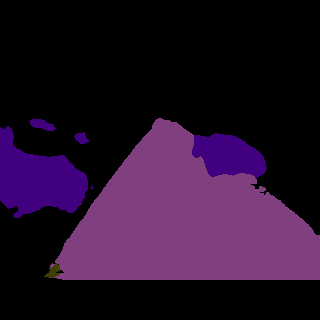
#> input picture src/team503/scripts/1.png, 320 x 320 px
$ python -i SegPro_3.py   (imports and definitions only)   (older library calls are emulated)
#> lines starting #> are read from the running program, lines starting #| are printed output that depends on the picture; after the words box and inside, x2 and y2 are one past the last pixel; in counts of white or black regions, pixels touching at a corner belong together
### src/team503/scripts/LineIterator.py
#!/usr/bin/env python3

import numpy as np
from skimage.draw import line
# being start and end two points (x1,y1), (x2,y2)
def get_line_cor(start, end):
    # print(img.shape)
    discrete_line = np.array(list(zip(*line(*start, *end))))
    return discrete_line

# [72 lines left out: function createLineIterator, not called in this run]

### src/team503/scripts/unUsed-IGuess/SegPro_3.py
#!/usr/bin/env python3
import cv2
import numpy as np


# from scipy import signal
from LineIterator import get_line_cor
import rospkg
# [1 line that did not run here, left out]
# [1 line that did not run here, left out]

# [12 lines of commented-out code are left out]


def dynamic_speed(angle):
    return 65 - (abs(angle) * 2.5)

IMAGE_H = 160
IMAGE_W = 320

src = np.float32([[0, IMAGE_H], [IMAGE_W, IMAGE_H], [0, 0], [IMAGE_W, 0]])
dst = np.float32([[135, IMAGE_H], [185, IMAGE_H], [0 - 20, 0], [IMAGE_W + 20, 0]])
M = cv2.getPerspectiveTransform(src, dst) # The transformation matrix
# [5 lines left out: function get_bird_view, not called in this run]
    # return cv2.resize(warped_img, (IMAGE_W * 2, IMAGE_H * 2))

car_color = (143, 0, 0)
truck_color = (69, 0, 0)
rock_color = (180,130,70)
# [14 lines left out: function get_car_mask, not called in this run]

road_color = (128, 64, 128)
# [6 lines left out: function get_road_mask, not called in this run]


def get_roi():
    black = np.zeros([240, 320],dtype=np.uint8)
    pts = np.array([[0,40],[100,40],[120,100],[0, 150]], np.int32)
    cv2.fillPoly(black, [pts], 255)
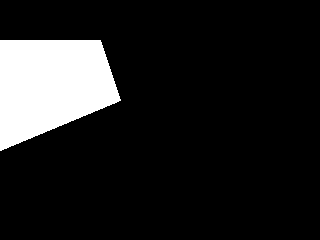
#> black: shape (240, 320); 12.8% white; 1 white region, box (x1, y1, x2, y2) and area: (0, 40, 121, 151) 9801
    pts = np.array([[320,40],[220,40],[200,100],[320, 150]], np.int32)
    cv2.fillPoly(black, [pts], 255)
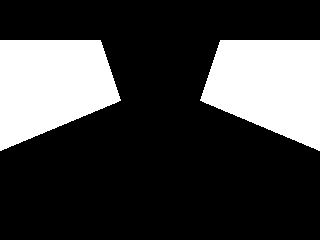
#> black: shape (240, 320); 25.4% white; 2 white regions, box (x1, y1, x2, y2) and area: (0, 40, 121, 151) 9801, (200, 40, 320, 151) 9710
    return black

roi = get_roi()

sign_color = (0, 220, 220)
def get_sign_mask(img):

    thresh = cv2.inRange(img, sign_color, sign_color)


    thresh = cv2.bitwise_and(thresh, roi)

    sign = -1
    # cv2.imshow("sign", thresh)
    contours, hierarchy = cv2.findContours(thresh, cv2.RETR_TREE, cv2.CHAIN_APPROX_SIMPLE)
    if(len(contours) > 0):
        # print(cv2.contourArea(contours[0]))
        if cv2.contourArea(contours[0]) > 70:
            sign = cv2.boundingRect(contours[0])
    return sign
i = 0
# [27 lines left out: functions binary_sign, sign_classify, not called in this run]
left_cors = get_line_cor((159, 159), (0, 130)).T
right_cors = get_line_cor((159, 160), (0, 190)).T
sub_left_cors = get_line_cor((120, 159), (100, 0)).T
sub_right_cors = get_line_cor((120, 160), (100, 319)).T
turn_thresh = 0
angle_bias = 0.5
turn_dis_graph = []
turn_dis_cur = 0
# [62 lines left out: functions turn_status, get_distance_to_obstacles, start_turning, get_confident_vectors, not called in this run]

turning_frame = 0
turn_dir = 0
list_signs = []
import time
kernel = np.zeros((35, 5))
kernel = np.concatenate((kernel, np.ones((35, 25))), axis= 1)
kernel = np.concatenate((kernel, np.zeros((35, 5))), axis= 1)
kernel = kernel.astype(np.uint8)
# [37 lines left out: function get_steer_no_mask, not called in this run]

def get_sign(img):
    return -1
# [140 lines left out: functions get_steer, get_steer2, not called in this run]

# [30 lines of commented-out code are left out]

>>> import cv2
>>> picture = cv2.cvtColor(cv2.imread('../1.png'), cv2.COLOR_BGR2RGB)
>>> result = get_sign_mask(picture)
#> in get_sign_mask, `thresh = cv2.inRange(img, sign_color, sign_color)`: thresh: shape (320, 320); every value is 0
#> (the run stopped early here; a loop or call above may not have finished)
